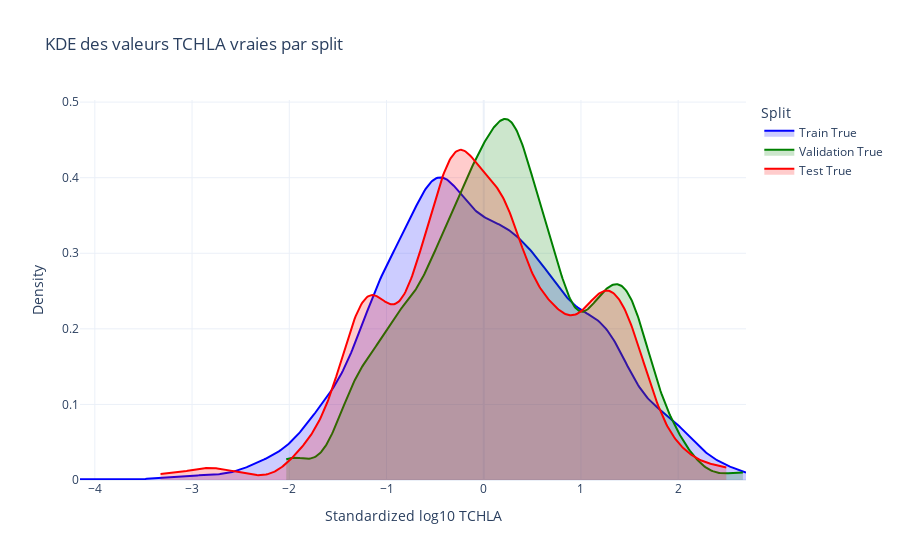
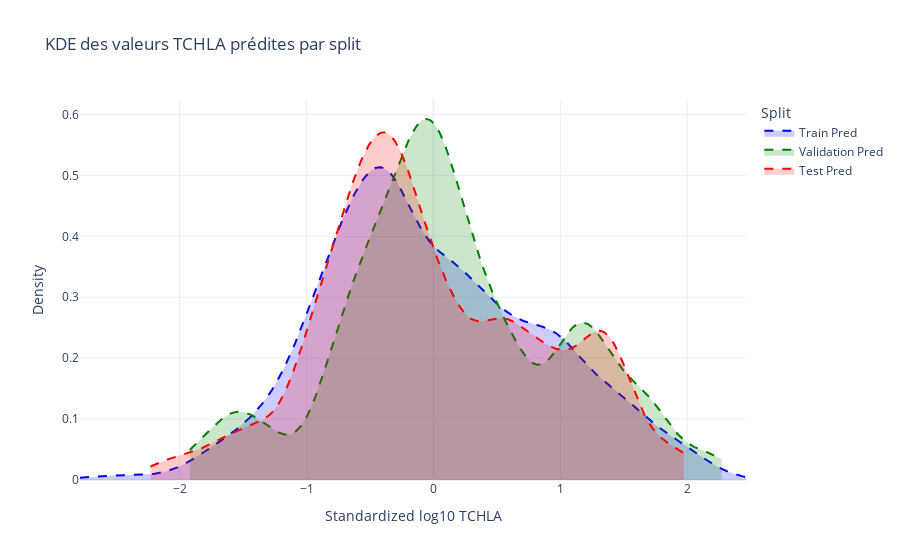

The notebook cell these images were saved under, in order:
### Code cell
import plotly.graph_objects as go
import numpy as np
from scipy.stats import gaussian_kde

def kde_curve(data, bw_method=0.2, n_points=500):
    kde = gaussian_kde(data, bw_method=bw_method)
    x_grid = np.linspace(np.min(data), np.max(data), n_points)
    y_grid = kde(x_grid)
    return x_grid, y_grid

# Couleurs identiques à seaborn/matplotlib
split_colors = {
    'Train': ('blue', 'rgba(0,0,255,0.2)'),
    'Validation': ('green', 'rgba(0,128,0,0.2)'),
    'Test': ('red', 'rgba(255,0,0,0.2)')
}

# Dictionnaires de données
splits = ['Train', 'Validation', 'Test']
tchla_true_dict = {
    'Train': train_tchla,
    'Validation': val_tchla,
    'Test': test_tchla
}
tchla_pred_dict = {
    'Train': prediction_train_tchla,
    'Validation': prediction_val_tchla,
    'Test': prediction_test_tchla
}

# --- Figure pour les valeurs TRUE ---
fig_true = go.Figure()
for split in splits:
    color, fill_color = split_colors[split]
    true_data = tchla_true_dict[split].cpu().numpy()
    x_true, y_true = kde_curve(true_data)
    fig_true.add_trace(go.Scatter(
        x=x_true, y=y_true,
        mode='lines',
        name=f'{split} True',
        line=dict(color=color, width=2),
        fill='tozeroy',
        fillcolor=fill_color,
        opacity=1
    ))

fig_true.update_layout(
    title='KDE des valeurs TCHLA vraies par split',
    xaxis_title='Standardized log10 TCHLA',
    yaxis_title='Density',
    legend_title='Split',
    template='plotly_white'
)

# --- Figure pour les valeurs PRED ---
fig_pred = go.Figure()
for split in splits:
    color, fill_color = split_colors[split]
    pred_tensor = tchla_pred_dict[split]
    pred_data = pred_tensor.cpu().numpy() if hasattr(pred_tensor, 'cpu') else np.asarray(pred_tensor)
    x_pred, y_pred = kde_curve(pred_data)
    fig_pred.add_trace(go.Scatter(
        x=x_pred, y=y_pred,
        mode='lines',
        name=f'{split} Pred',
        line=dict(color=color, dash='dash', width=2),
        fill='tozeroy',
        fillcolor=fill_color,
        opacity=0.7
    ))

fig_pred.update_layout(
    title='KDE des valeurs TCHLA prédites par split',
    xaxis_title='Standardized log10 TCHLA',
    yaxis_title='Density',
    legend_title='Split',
    template='plotly_white'
)

# Affichage
fig_true.show()
fig_pred.show()

### Figure 1 — Plotly figure (JSON) as saved in the notebook; plotly's stock layout.template omitted (floating-point values rounded to 4 significant figures; data arrays with more than 128 entries replaced by an {"elided": "..."} marker saying what was removed)
{"data": [{"fill": "tozeroy", "fillcolor": "rgba(0,0,255,0.2)", "line": {"color": "blue", "width": 2}, "mode": "lines", "name": "Train True", "opacity": 1, "type": "scatter", "x": {"elided": "500 float values"}, "y": {"elided": "500 float values"}}, {"fill": "tozeroy", "fillcolor": "rgba(0,128,0,0.2)", "line": {"color": "green", "width": 2}, "mode": "lines", "name": "Validation True", "opacity": 1, "type": "scatter", "x": {"elided": "500 float values"}, "y": {"elided": "500 float values"}}, {"fill": "tozeroy", "fillcolor": "rgba(255,0,0,0.2)", "line": {"color": "red", "width": 2}, "mode": "lines", "name": "Test True", "opacity": 1, "type": "scatter", "x": {"elided": "500 float values"}, "y": {"elided": "500 float values"}}], "layout": {"legend": {"title": {"text": "Split"}}, "title": {"text": "KDE des valeurs TCHLA vraies par split"}, "xaxis": {"title": {"text": "Standardized log10 TCHLA"}}, "yaxis": {"title": {"text": "Density"}}}}

### Figure 2 — Plotly figure (JSON) as saved in the notebook; plotly's stock layout.template omitted (floating-point values rounded to 4 significant figures; data arrays with more than 128 entries replaced by an {"elided": "..."} marker saying what was removed)
{"data": [{"fill": "tozeroy", "fillcolor": "rgba(0,0,255,0.2)", "line": {"color": "blue", "dash": "dash", "width": 2}, "mode": "lines", "name": "Train Pred", "opacity": 0.7, "type": "scatter", "x": {"elided": "500 float values"}, "y": {"elided": "500 float values"}}, {"fill": "tozeroy", "fillcolor": "rgba(0,128,0,0.2)", "line": {"color": "green", "dash": "dash", "width": 2}, "mode": "lines", "name": "Validation Pred", "opacity": 0.7, "type": "scatter", "x": {"elided": "500 float values"}, "y": {"elided": "500 float values"}}, {"fill": "tozeroy", "fillcolor": "rgba(255,0,0,0.2)", "line": {"color": "red", "dash": "dash", "width": 2}, "mode": "lines", "name": "Test Pred", "opacity": 0.7, "type": "scatter", "x": {"elided": "500 float values"}, "y": {"elided": "500 float values"}}], "layout": {"legend": {"title": {"text": "Split"}}, "title": {"text": "KDE des valeurs TCHLA prédites par split"}, "xaxis": {"title": {"text": "Standardized log10 TCHLA"}}, "yaxis": {"title": {"text": "Density"}}}}
